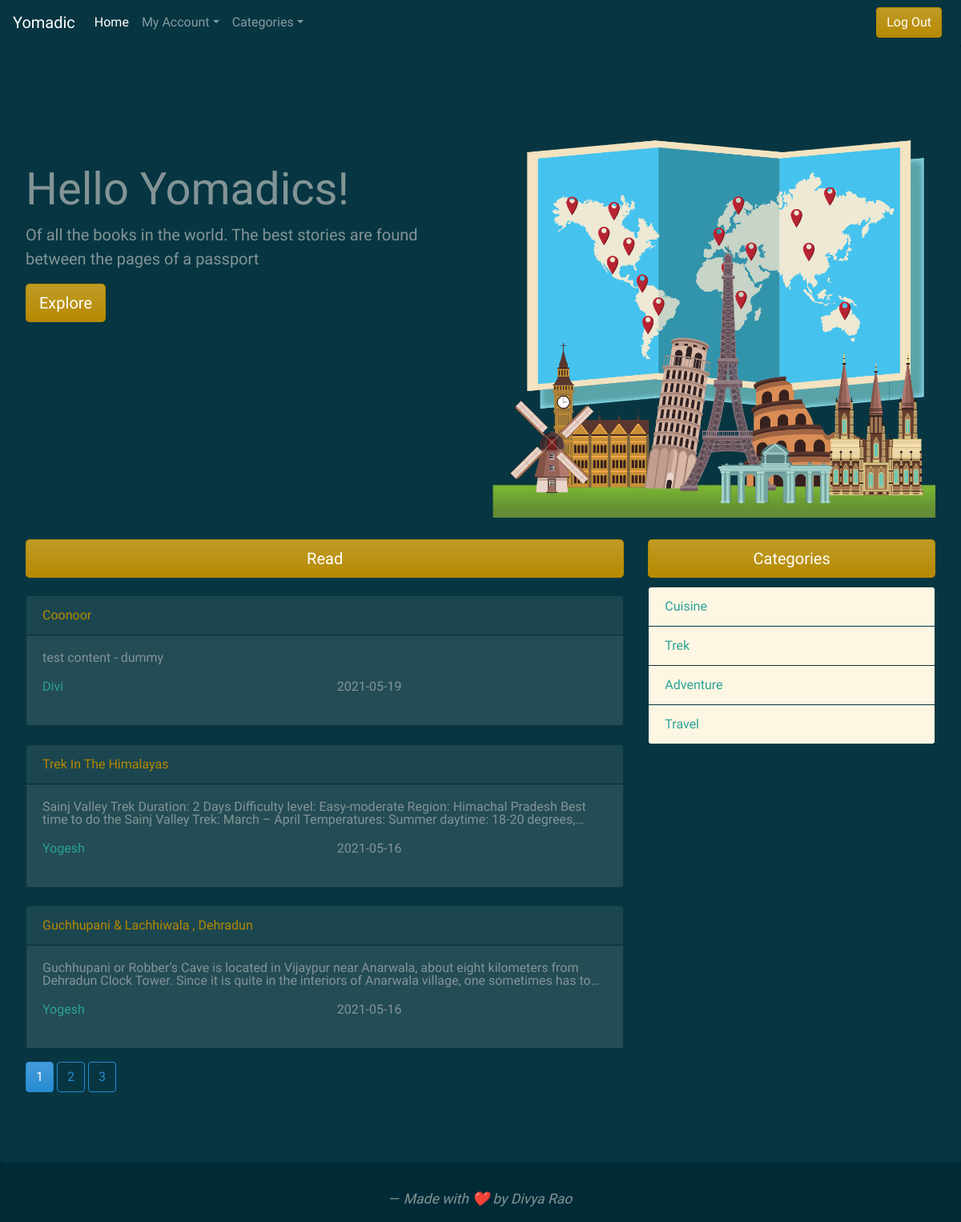
The app's page /home (signed in) with its own data.
### flaskapp/models.py (models this page shows, shortened)
class Post(db.Model):
    id = db.Column(db.Integer, primary_key=True)
    title = db.Column(db.String(100), nullable=False)
    date_posted = db.Column(db.DateTime, nullable=False, default=datetime.utcnow)
    content = db.Column(db.Text, nullable=False)
    category = db.Column(db.String(200),nullable=False )
    user_id = db.Column(db.Integer, db.ForeignKey('user.id'), nullable=False)

class User(db.Model , UserMixin):
    id = db.Column(db.Integer, primary_key=True)
    username = db.Column(db.String(20), unique=True, nullable=False)
    email = db.Column(db.String(120), unique=True, nullable=False)
    image_file = db.Column(db.String(20), nullable=False, default='default.png')
    password = db.Column(db.String(60), nullable=False)
    posts = db.relationship('Post', backref='author', lazy=True)

### flaskapp/routes.py (the view)
@application.route("/")
@application.route("/home")
def home():
    page = request.args.get('page', 1, type=int)
    posts = Post.query.order_by(Post.date_posted.desc()).paginate(page=page, per_page=3)
    return render_template('home.html', posts=posts)

### flaskapp/models.py (called while the page is built)
@login_manager.user_loader
def load_user(user_id):
    return User.query.get(int(user_id))

### flaskapp/templates/home.html (shortened to what this page needs)
{% extends "layout.html" %} {% block content %}
<div class="jumbotron">
    <div class="row">
        <div class="col-lg-6">
            <div style="margin-top : 15%">
                {% if current_user.is_authenticated %}
                <h1 class="display-4">Hello Yomadics!</h1>
                <p class="lead">Of all the books in the world. The best stories are found between the pages of a passport</p>
                <p class="lead">
                    <a class="btn btn-primary btn-lg" href="#read" role="button">Explore</a> {% endif %}
                    </p>
            </div>
        </div>
        {% if current_user.is_authenticated %}
        <div class="col-lg-6">
            <img src="../static/assets/1.png" class="img-responsive" style="width:100%">
        </div>
        {% else %}
        <div class="col-lg-6">
            <img src="../static/assets/11.png" class="img-responsive" style="width:100%">
        </div>
        {% endif %}
    </div>
    {% if current_user.is_authenticated %}
    <div class="row">
        <div class="col-lg-8">
            <button type="button" class="btn btn-primary btn-lg btn-block" id="read">Read</button> {% for post in posts.items %}
            <div class="card border-dark mb-3" style="max-width: 50rem; margin-top:3%">
                <a class="card-header text-primary" href="{{ url_for('post', post_id=post.id) }}">{{ post.title }}</a>
                <div class="card-body">
                    <p class="card-text" style=" word-break: break-word;
                    overflow: hidden;
                    text-overflow: ellipsis;
                    display: -webkit-box;
                    line-height: 16px; /* fallback */
                    max-height: 32px; /* fallback */
                    -webkit-line-clamp: 2; /* number of lines to show */
                    -webkit-box-orient: vertical;">{{ post.content }}</p>
                    <div class="row">
                        <div class="col">
                            <a class="text-success" href="{{ url_for('user_posts', username=post.author.username) }}">{{ post.author.username }}</a>
                        </div>
                        <div class="col">
                            <p>{{ post.date_posted.strftime('%Y-%m-%d') }}</p>
                        </div>
                    </div>
                </div>
            </div>
            {% endfor %} {% for page_num in posts.iter_pages(left_edge=1, right_edge=1, left_current=1, right_current=2) %} {% if page_num %} {% if posts.page == page_num %}
            <a class="btn btn-info mb-4" href="{{ url_for('home', page=page_num) }}">{{ page_num }}</a> {% else %}
            <a class="btn btn-outline-info mb-4" href="{{ url_for('home', page=page_num) }}">{{ page_num }}</a> {% endif %} {% else %} ... {% endif %} {% endfor %}
        </div>
        <div class="col-lg-4">
            <button type="button" class="btn btn-primary btn-lg btn-block">Categories</button>
            <ul class="list-group" style=" margin-top:3%">
                <li class="list-group-item d-flex justify-content-between align-items-center bg-light">
                    <a href="{{ url_for('Cuisine', page=page_num)}}">Cuisine</a>
                </li>
                <li class="list-group-item d-flex justify-content-between align-items-center bg-light">
                    <a href="{{ url_for('Trek', page=page_num)}}">Trek</a>
                </li>
                <li class="list-group-item d-flex justify-content-between align-items-center bg-light">
                    <a href="{{ url_for('Adventure', page=page_num)}}">Adventure</a>
                </li>
                <li class="list-group-item d-flex justify-content-between align-items-center bg-light">
                    <a href="{{ url_for('Travel', page=page_num)}}">Travel</a>
                </li>
            </ul>
        </div>
    </div>
</div>
{% endif %} {% endblock content %}

### records on screen
Post: title "Coonoor", content "test content - dummy", author.username "Divi", date_posted "2021-05-19"
Post: title "Trek In The Himalayas", content "Sainj Valley Trek Duration: 2 Days Difficulty level: Easy-moderate Region: Himachal Pradesh Best time to do the Sainj Valley Trek: March – April Temperatures: Summer daytime: 18-20…", author.username "Yogesh", date_posted "2021-05-16"
Post: title "Guchhupani & Lachhiwala , Dehradun", content "Guchhupani or Robber’s Cave is located in Vijaypur near Anarwala, about eight kilometers from Dehradun Clock Tower. Since it is quite in the interiors of Anarwala village, one sometimes has…", author.username "Yogesh", date_posted "2021-05-16"

### other values on screen
{{ page_num }} "1"
{{ page_num }} "2" "3"
